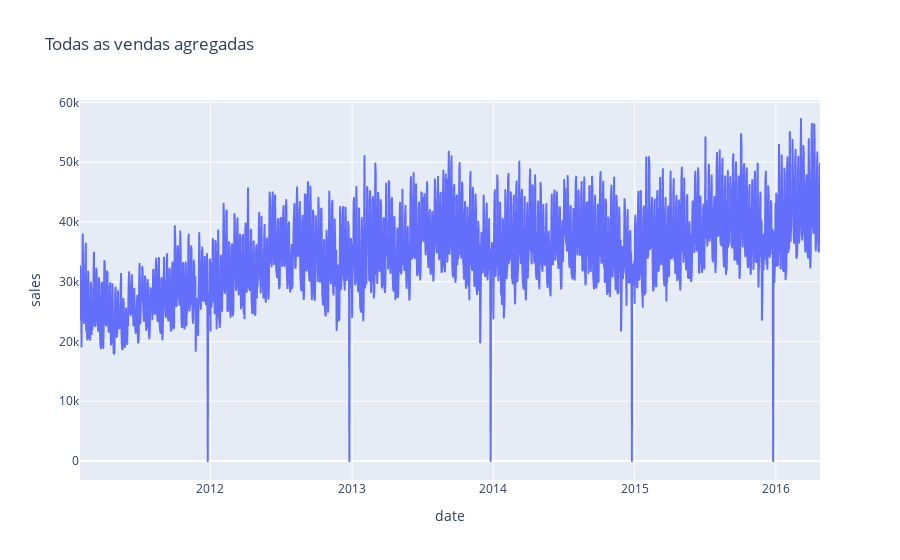

Write notebook code for a chart like this one.
### Markdown cell above
Vamos ver agora o gráfico das séries com todos os valores agregados de todos os items , lojas, categorias e respetivas unidades vendidas (sales)

### Code cell
sales_df = sales[d_cols]

total_sales = list(sales_df.sum(axis = 0)) 

min_date = calendar['date'].min()
max_date = calendar['date'].max()

date_list = [d for d in pd.date_range(start = min_date, end = max_date)]
agg_sales = pd.DataFrame({'date' : date_list,'sales' : total_sales})

fig = px.line(agg_sales, x='date', y='sales', title = 'Todas as vendas agregadas')

for ser in fig['data']:
    ser['text']= [d.strftime('%Y-%m-%d') for d in agg_sales['date']]
    ser['hovertemplate']='dates=%{text} price=%{y}'

fig.show()

### Figure 1 — Plotly figure (JSON) as saved in the notebook; plotly's stock layout.template omitted (floating-point values rounded to 4 significant figures; data arrays with more than 128 entries replaced by an {"elided": "..."} marker saying what was removed)
{"data": [{"hovertemplate": "dates=%{text} price=%{y}", "legendgroup": "", "line": {"color": "#636efa", "dash": "solid"}, "marker": {"symbol": "circle"}, "mode": "lines", "name": "", "showlegend": false, "text": {"elided": "1913 str values"}, "type": "scattergl", "x": {"elided": "1913 str values"}, "xaxis": "x", "y": {"elided": "1913 int values"}, "yaxis": "y"}], "layout": {"legend": {"tracegroupgap": 0}, "title": {"text": "Todas as vendas agregadas"}, "xaxis": {"anchor": "y", "domain": [0, 1], "title": {"text": "date"}}, "yaxis": {"anchor": "x", "domain": [0, 1], "title": {"text": "sales"}}}}
